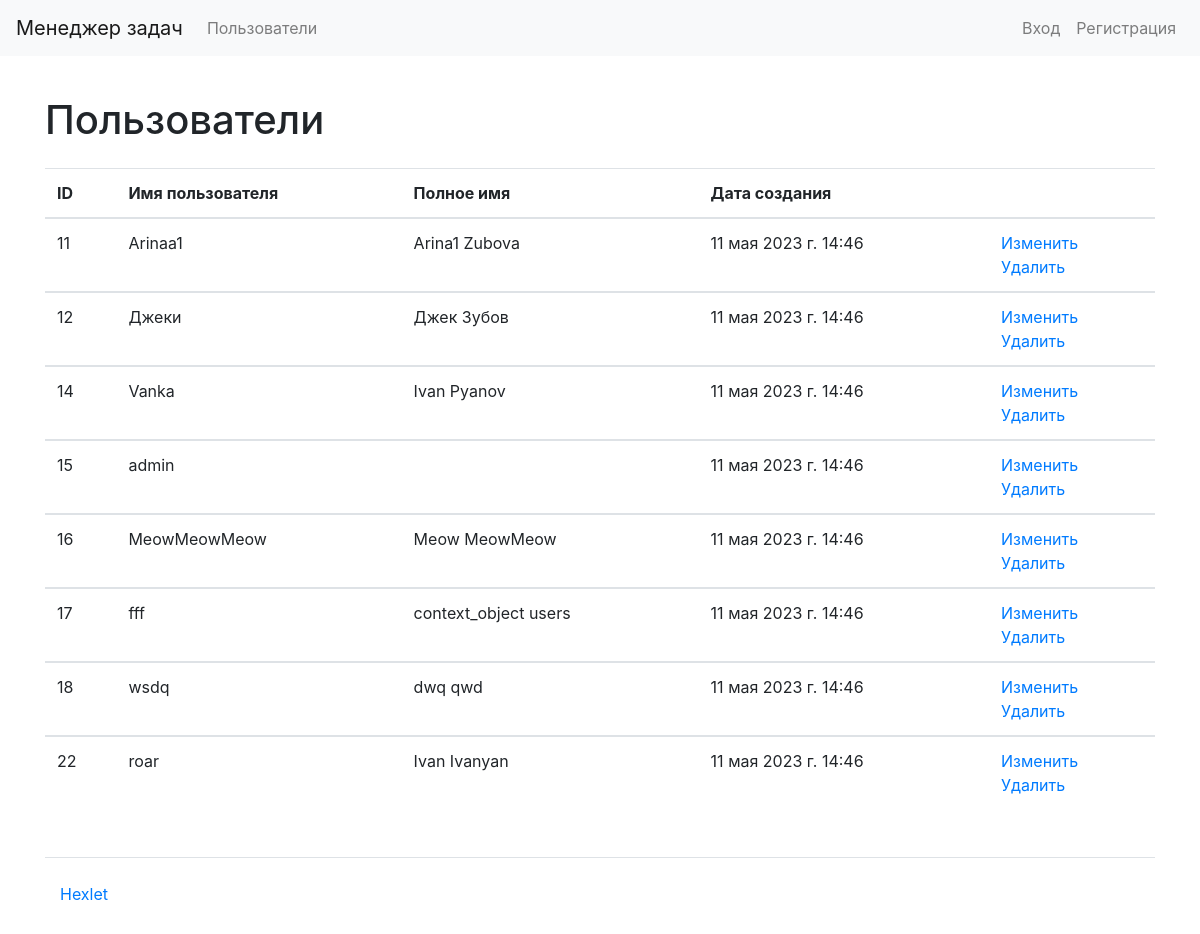
/users/, run on the app's committed database.
### users/models.py (models this page shows)
class User(AbstractUser):
    pass

### users/views.py (the view)
# urls.py: path('', views.UsersListView.as_view(), name='users_list'),
class UsersListView(ListView):
    model = User
    template_name = "users/list_of_users.html"
    def get_context_data(self, **kwargs):
        context = super().get_context_data(**kwargs)
        context["created_at"] = timezone.now()
        return context

### users/templates/users/list_of_users.html
{% extends "base.html" %}
{% load i18n %}
{% block content %}
<h1 class="my-4">{% translate "Users" %}</h1>
<table class="table table-stripped">
    <thead>
        <tr>
            <th>ID</th>
            <th>{% translate "User name" %}</th>
            <th>{% translate "Full name" %}</th>
            <th>{% translate "Date of creation" %}</th>
            <th></th>
        </tr>
    </thead>
    {% for user in object_list %}
    <tbody>
        <tr>
            <td>{{ user.id }}</td>
            <td>{{ user.username }}</td>
            <td>{{ user.first_name }} {{ user.last_name }}</td>
            <td>{{ created_at }}</td>
            <td>
                <a href="/users/{{ user.id }}/update/">{% translate "Update" %}</a>
                <br>
                <a href="/users/{{ user.id }}/delete/">{% translate "Delete" %}</a>
            </td>
        </tr>
        {% endfor %}
    </tbody>
</table>
{% endblock %}

### data on the page
User: id "11", username "Arinaa1", first_name "Arina1", last_name "Zubova", created_at "11 мая 2023 г. 14:46"
User: id "12", username "Джеки", first_name "Джек", last_name "Зубов", created_at "11 мая 2023 г. 14:46"
User: id "14", username "Vanka", first_name "Ivan", last_name "Pyanov", created_at "11 мая 2023 г. 14:46"
User: id "15", username "admin", created_at "11 мая 2023 г. 14:46"
User: id "16", username "MeowMeowMeow", first_name "Meow", last_name "MeowMeow", created_at "11 мая 2023 г. 14:46"
User: id "17", username "fff", first_name "context_object", last_name "users", created_at "11 мая 2023 г. 14:46"
User: id "18", username "wsdq", first_name "dwq", last_name "qwd", created_at "11 мая 2023 г. 14:46"
User: id "22", username "roar", first_name "Ivan", last_name "Ivanyan", created_at "11 мая 2023 г. 14:46"
